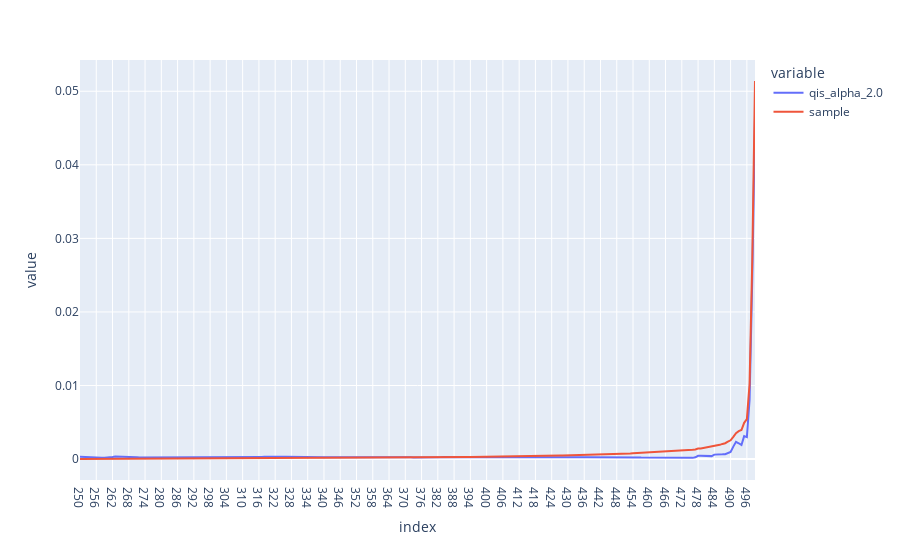

This figure's notebook cell:
### Code cell
x = pd.concat((qis_evs_new[2.0].iloc[-1, 250:], sample_eigenvalues.iloc[-1, 250:]), axis=1)
x.columns = ["qis_alpha_2.0", "sample"]
px.line( x )

### Figure 1 — Plotly figure (JSON) as saved in the notebook; plotly's stock layout.template omitted (floating-point values rounded to 4 significant figures; data arrays with more than 128 entries replaced by an {"elided": "..."} marker saying what was removed)
{"data": [{"hovertemplate": "variable=qis_alpha_2.0<br>index=%{x}<br>value=%{y}<extra></extra>", "legendgroup": "qis_alpha_2.0", "line": {"color": "#636efa", "dash": "solid"}, "marker": {"symbol": "circle"}, "mode": "lines", "name": "qis_alpha_2.0", "orientation": "v", "showlegend": true, "type": "scatter", "x": {"elided": "250 str values"}, "xaxis": "x", "y": {"elided": "250 float values"}, "yaxis": "y"}, {"hovertemplate": "variable=sample<br>index=%{x}<br>value=%{y}<extra></extra>", "legendgroup": "sample", "line": {"color": "#EF553B", "dash": "solid"}, "marker": {"symbol": "circle"}, "mode": "lines", "name": "sample", "orientation": "v", "showlegend": true, "type": "scatter", "x": {"elided": "250 str values"}, "xaxis": "x", "y": {"elided": "250 float values"}, "yaxis": "y"}], "layout": {"autosize": true, "legend": {"title": {"text": "variable"}, "tracegroupgap": 0}, "margin": {"t": 60}, "xaxis": {"anchor": "y", "autorange": true, "domain": [0, 1], "range": [0, 249], "title": {"text": "index"}, "type": "category"}, "yaxis": {"anchor": "x", "autorange": true, "domain": [0, 1], "range": [-0.00284, 0.05425], "title": {"text": "value"}, "type": "linear"}}}
